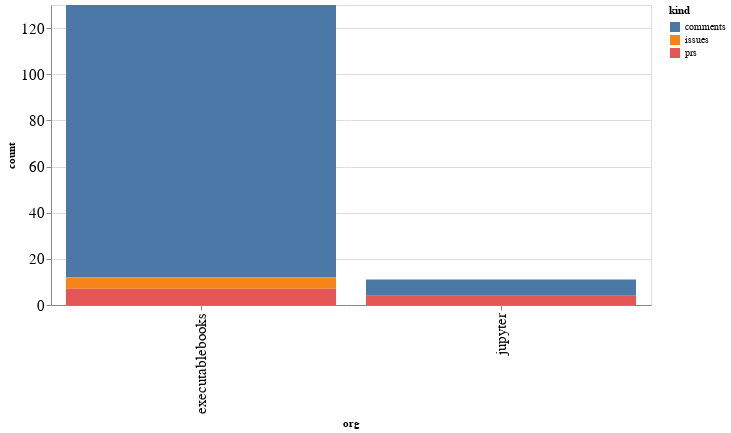

Notebook cell for this chart:
### Code cell
alt.Chart(org_summaries, width=600).mark_bar().encode(
    x='org',
    y='count',
    color='kind',
    tooltip="org"
)

### Figure 1 — Vega-Lite specification as saved in the notebook (floating-point values rounded to 4 significant figures)
{"config": {"axisLeft": {"labelFontSize": 15}, "axisBottom": {"labelFontSize": 15}}, "data": {"name": "data-a07bee31082ff20433e7a973b941914d"}, "mark": "bar", "encoding": {"color": {"type": "nominal", "field": "kind"}, "tooltip": {"type": "nominal", "field": "org"}, "x": {"type": "nominal", "field": "org"}, "y": {"type": "quantitative", "field": "count"}}, "width": 600, "$schema": "https://vega.github.io/schema/vega-lite/v4.8.1.json", "datasets": {"data-a07bee31082ff20433e7a973b941914d": [{"org": "executablebooks", "kind": "comments", "count": 118}, {"org": "executablebooks", "kind": "issues", "count": 5}, {"org": "executablebooks", "kind": "prs", "count": 7}, {"org": "jupyter", "kind": "comments", "count": 7}, {"org": "jupyter", "kind": "prs", "count": 4}]}}
